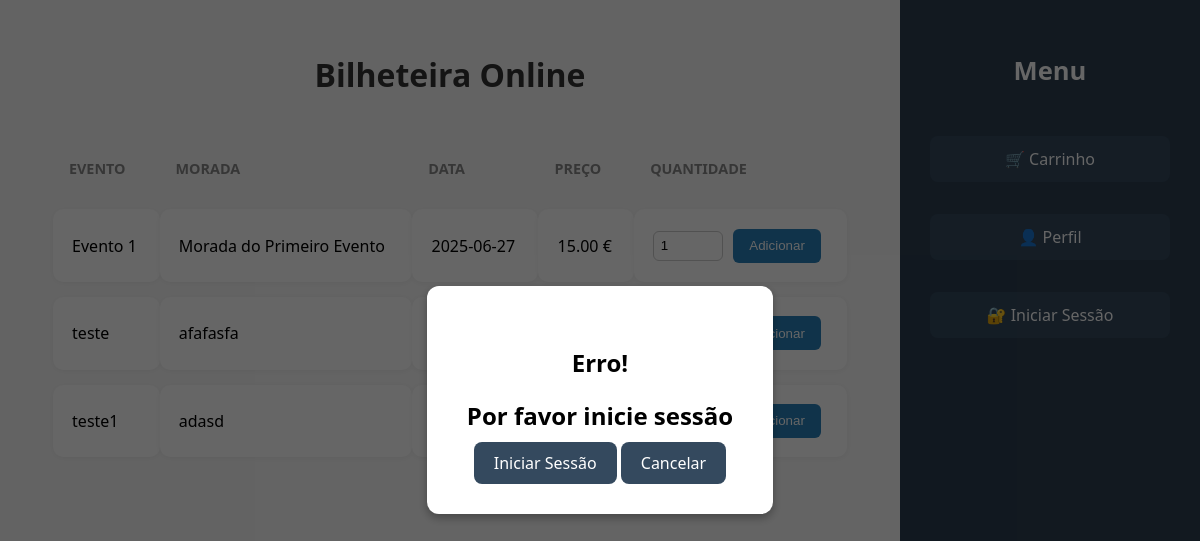
Before: /WebSite/index.php?auth=0 with the older database file.
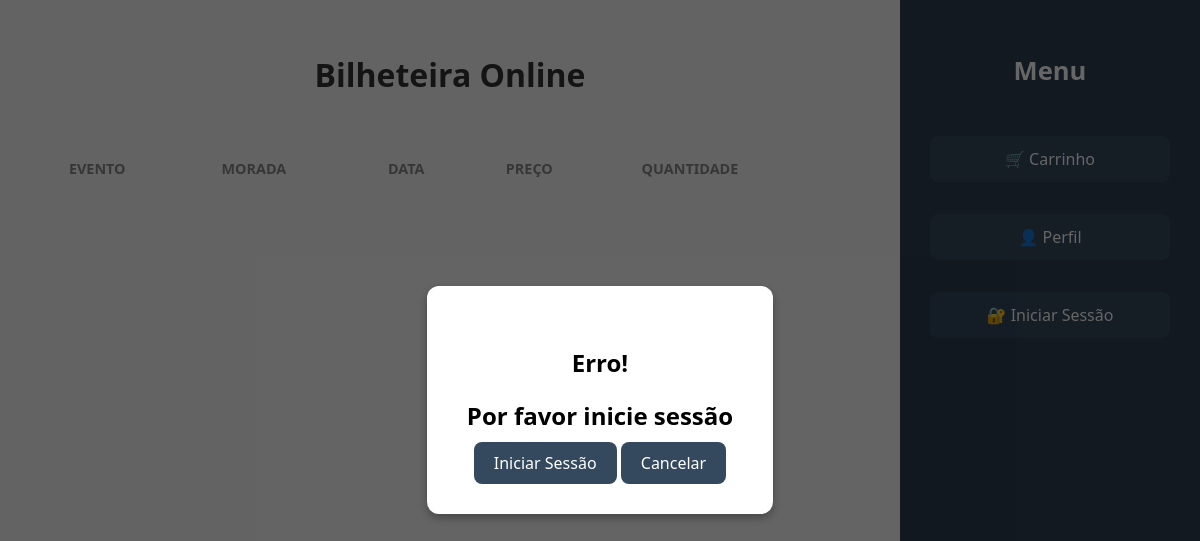
After: the same page with the newer database file.
### tables this page shows
CREATE TABLE lista_bilhetes (
        id INTEGER PRIMARY KEY AUTOINCREMENT,
        nome TEXT NOT NULL,
        morada TEXT NOT NULL,
        dia TEXT NOT NULL,
        preco REAL NOT NULL,
        limite INTEGER,
        disponiveis INTEGER
    );

### WebSite/index.php (the view, shortened to what this page needs)
<?php
$db = new SQLite3('../DataBase/venda_bilhetes.db');
$bilhetes = $db->query("SELECT * FROM lista_bilhetes");
?>
<!DOCTYPE html>
<html lang="pt">
    <link rel="stylesheet" href="styles/index.css">
<head>
</head>
<body>
    <?php if (isset($_GET['auth']) && $_GET['auth'] == '0'): ?>
        <div id="popup" class="popup">
            <div class="popup-content">
                <h2>Erro!</h2>
                <h2>Por favor inicie sessão</h2>
                <a href="iniciar_sessao.php">Iniciar Sessão</a>
                <a href="index.php">Cancelar</a>
            </div>
        </div>
    <?php endif; ?>
<div class="main-content">
    <h1>Bilheteira Online</h1>
    <table>
        <thead>
            <tr>
                <th>Evento</th>
                <th>Morada</th>
                <th>Data</th>
                <th>Preço</th>
                <th>Quantidade</th>
            </tr>
        </thead>
        <tbody>
            <?php while ($bilhete = $bilhetes->fetchArray(SQLITE3_ASSOC)): ?>
                <tr>
                    <td><?= htmlspecialchars($bilhete['nome']) ?></td>
                    <td><?= htmlspecialchars($bilhete['morada']) ?></td>
                    <td><?= htmlspecialchars($bilhete['dia']) ?></td>
                    <td><?= number_format($bilhete['preco'], 2) ?> €</td>
                    <td>
                        <form method="POST" action="php_scripts/adicionar_carrinho.php">
                            <input type="number" name="quantidade" min="1" max="<?= $bilhete['disponiveis'] ?>" value="1" required>
                            <button type="submit">Adicionar</button>
                        </form>
                    </td>
                </tr>
            <?php endwhile; ?>
        </tbody>
    </table>
</div>
<div class="sidebar">
    <h2>Menu</h2>
    <a href="carrinho.php">🛒 Carrinho</a>
    <a href="pagina_perfil.php">👤 Perfil</a>
    <a href="iniciar_sessao.php">🔐 Iniciar Sessão</a>
</div>
</body>
</html>

Changed rows visible on the page:
removed lista_bilhetes: nome "Evento 1", morada "Morada do Primeiro Evento", dia "2025-06-27", preco "15.00"
removed lista_bilhetes: nome "teste", morada "afafasfa"
removed lista_bilhetes: nome "teste1", morada "adasd"
